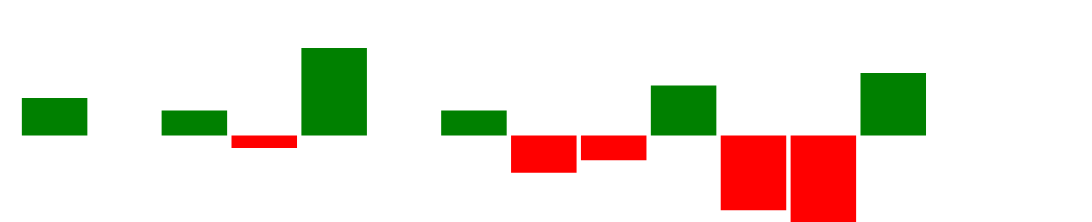

The Vega-Lite source for this figure:
### Vega specification from a JSON file in a GitHub repository (floating-point values rounded to 4 significant figures)
{"$schema": "https://vega.github.io/schema/vega/v5.json", "width": 250, "height": 40, "padding": 0, "data": [{"name": "table", "values": [{"game": "g1", "diff": 3}, {"game": "g2", "diff": 0}, {"game": "g3", "diff": 2}, {"game": "g4", "diff": -1}, {"game": "g5", "diff": 7}, {"game": "g6", "diff": 0}, {"game": "g7", "diff": 2}, {"game": "g8", "diff": -3}, {"game": "g9", "diff": -2}, {"game": "g10", "diff": 4}, {"game": "g11", "diff": -6}, {"game": "g12", "diff": -7}, {"game": "g13", "diff": 5}, {"game": "g14", "diff": 0}, {"game": "g15", "diff": 0}]}], "signals": [{"name": "tooltip", "value": {}, "on": [{"events": "rect:mouseover", "update": "datum"}, {"events": "rect:mouseout", "update": "{}"}]}], "scales": [{"name": "xscale", "type": "band", "domain": {"data": "table", "field": "game"}, "range": "width", "padding": 0.05, "round": true}, {"name": "yscale", "domain": {"data": "table", "field": "diff"}, "nice": true, "range": "height"}], "axes": [{"orient": "bottom", "scale": "xscale", "labels": false, "ticks": false}, {"orient": "right", "scale": "yscale", "labels": false, "ticks": false}], "marks": [{"type": "rect", "from": {"data": "table"}, "encode": {"enter": {"x": {"scale": "xscale", "field": "game"}, "width": {"scale": "xscale", "band": 1}, "y": {"scale": "yscale", "field": "diff"}, "y2": {"scale": "yscale", "value": 0}, "fill": [{"test": "datum.diff > 0", "value": "green"}, {"value": "red"}]}, "update": {"fill": [{"test": "datum.diff > 0", "value": "green"}, {"value": "red"}]}, "hover": {"fill": {"value": "black"}}}}, {"type": "text", "encode": {"enter": {"align": {"value": "center"}, "baseline": {"value": "bottom"}, "fill": {"value": "#333"}}, "update": {"x": {"scale": "xscale", "signal": "tooltip.game", "band": 0.5}, "y": {"scale": "yscale", "signal": "tooltip.diff", "offset": 0.05}, "text": {"signal": "tooltip.diff"}, "fillOpacity": [{"test": "datum === tooltip", "value": 0}, {"value": 1}]}}}], "config": {}}
